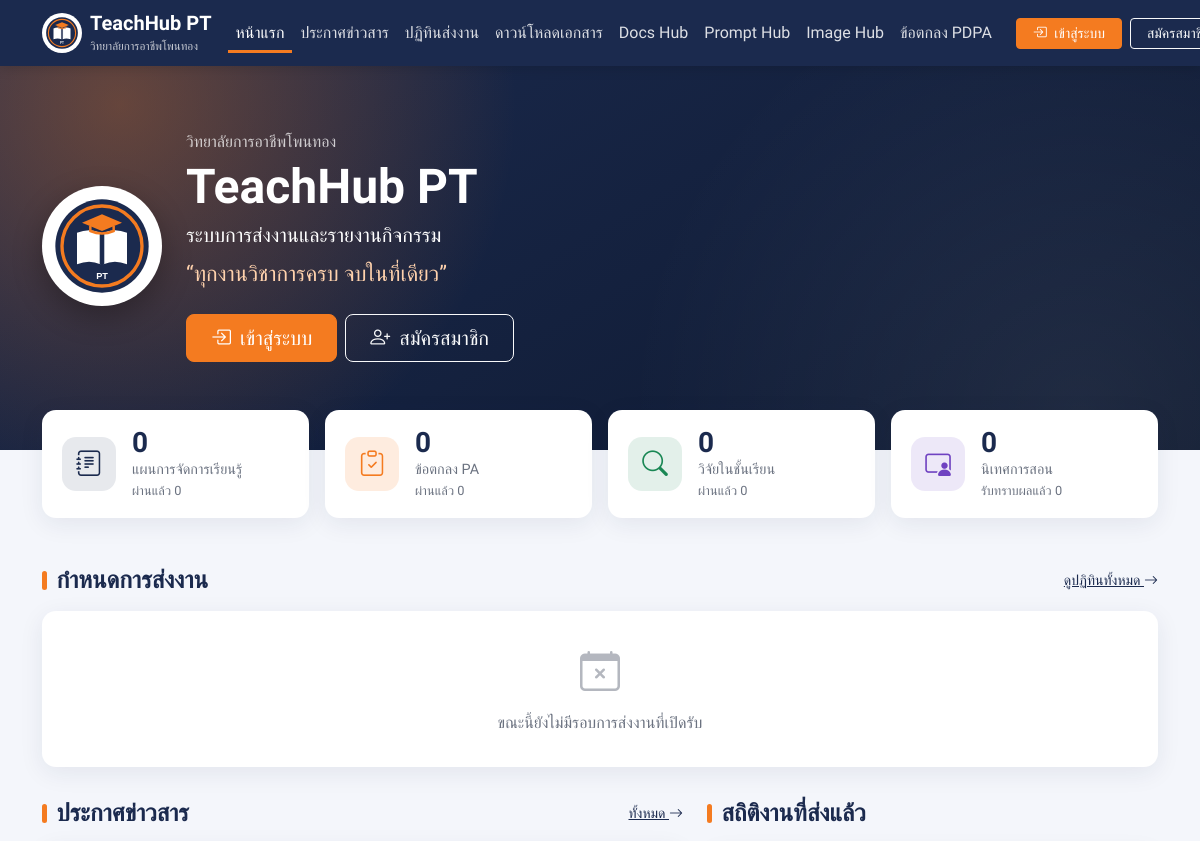
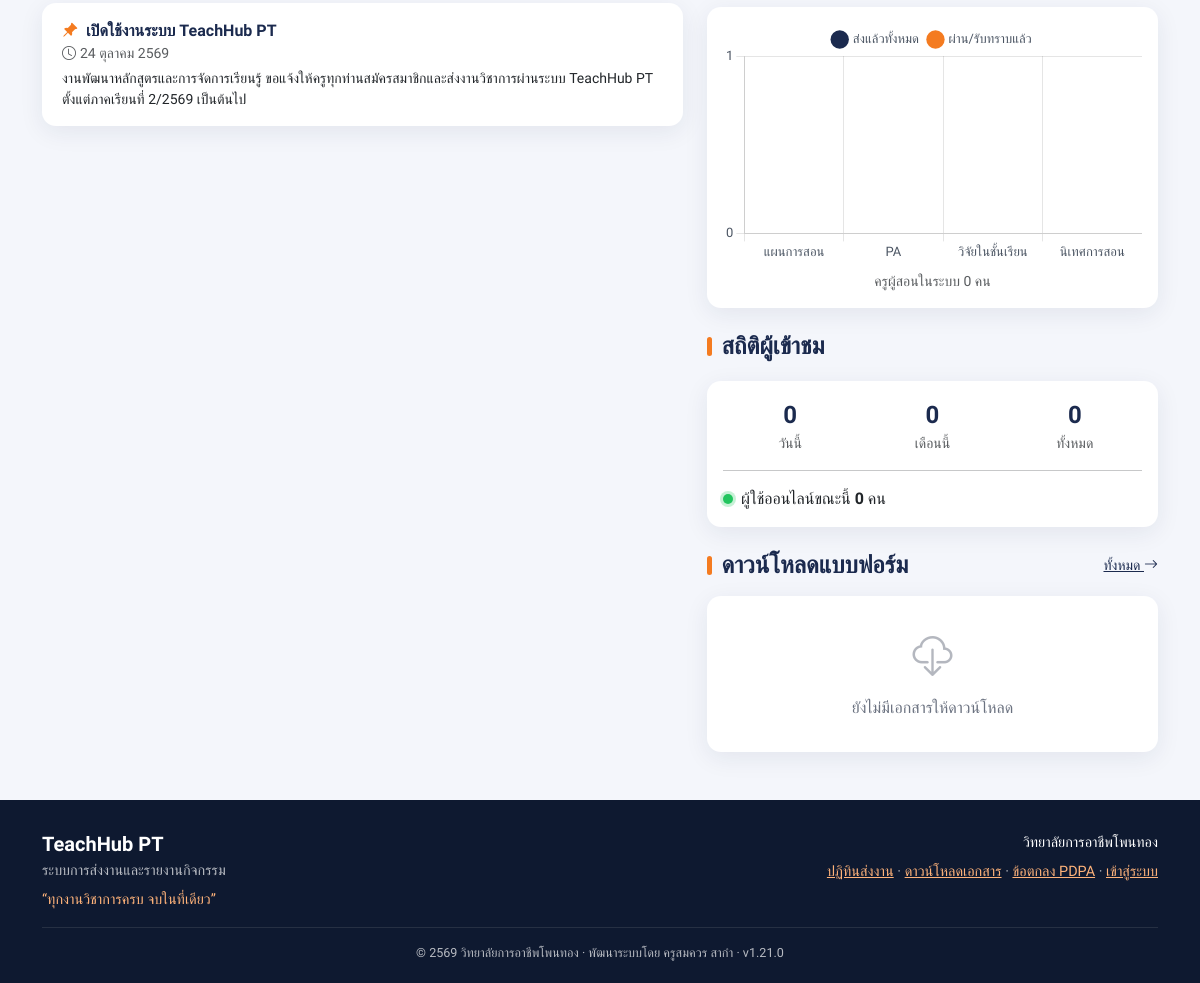
The page / on the database its author committed (2 pictures, top to bottom).
### tables this page shows
CREATE TABLE `announcements` (
  `id`            INT UNSIGNED NOT NULL AUTO_INCREMENT,
  `title`         VARCHAR(255) NOT NULL,
  `content`       TEXT NOT NULL,
  `is_pinned`     TINYINT(1) NOT NULL DEFAULT 0,
  `is_published`  TINYINT(1) NOT NULL DEFAULT 1,
  `views`         INT UNSIGNED NOT NULL DEFAULT 0,
  `created_by`    INT UNSIGNED NULL,
  `published_at`  DATETIME NOT NULL DEFAULT CURRENT_TIMESTAMP,
  `created_at`    DATETIME NOT NULL DEFAULT CURRENT_TIMESTAMP,
  `updated_at`    DATETIME NULL ON UPDATE CURRENT_TIMESTAMP,
  PRIMARY KEY (`id`),
  KEY `idx_announce_published` (`is_published`, `is_pinned`, `published_at`),
  KEY `idx_announce_created_by` (`created_by`),
  CONSTRAINT `fk_announce_created_by` FOREIGN KEY (`created_by`)
    REFERENCES `users` (`id`) ON UPDATE CASCADE ON DELETE SET NULL
);

### includes/functions.php (called while the page is built, shortened)
<?php
function db_query(string $sql, string $types = '', array $params = []): mysqli_stmt
{
    $stmt = db()->prepare($sql);
    if ($types !== '') {
        $stmt->bind_param($types, ...$params);
    }
    $stmt->execute();
    return $stmt;
}
function db_all(string $sql, string $types = '', array $params = []): array
{
    $stmt = db_query($sql, $types, $params);
    $res = $stmt->get_result();
    $rows = $res ? $res->fetch_all(MYSQLI_ASSOC) : [];
    return $rows;
}
function db_one(string $sql, string $types = '', array $params = []): ?array
{
    $stmt = db_query($sql, $types, $params);
    $res = $stmt->get_result();
    $row = $res ? $res->fetch_assoc() : null;
    return $row ?: null;
}
function db_value(string $sql, string $types = '', array $params = [])
{
    $row = db_one($sql, $types, $params);
    return $row ? reset($row) : null;
}
function settings_all(bool $refresh = false): array
{
    static $cache = null;
    if ($cache === null || $refresh) {
        $cache = [];
        foreach (db_all('SELECT setting_key, setting_value FROM settings') as $r) {
            $cache[$r['setting_key']] = $r['setting_value'];
        }
    }
    return $cache;
}
function setting(string $key, $default = '')
{
    $all = settings_all();
    return (isset($all[$key]) && $all[$key] !== '') ? $all[$key] : $default;
}
function setting_save(string $key, string $value): void
{
    settings_all(true);
}
function college_name(): string
{
    return setting('college_name', 'วิทยาลัยการอาชีพโพนทอง');
}
function system_name(): string
{
    return setting('system_name', APP_NAME);
}
function logo_url(): string
{
    $logo = (string)setting('logo');
    return $logo !== '' ? url('public/logo.php') . '?v=' . substr(md5($logo), 0, 8) : asset('img/logo.svg');
}
function e($value): string
{
    return htmlspecialchars((string)($value ?? ''), ENT_QUOTES | ENT_SUBSTITUTE, 'UTF-8');
}
function url(string $path = ''): string
{
    return BASE_URL . '/' . ltrim($path, '/');
}
function asset(string $path): string
{
    $file = APP_ROOT . '/assets/' . ltrim($path, '/');
    $ver = is_file($file) ? filemtime($file) : APP_VERSION;
    return url('assets/' . ltrim($path, '/')) . '?v=' . $ver;
}
function thai_months(bool $short = true): array
{
    return $short
        ? [1 => 'ม.ค.', 'ก.พ.', 'มี.ค.', 'เม.ย.', 'พ.ค.', 'มิ.ย.', 'ก.ค.', 'ส.ค.', 'ก.ย.', 'ต.ค.', 'พ.ย.', 'ธ.ค.']
        : [1 => 'มกราคม', 'กุมภาพันธ์', 'มีนาคม', 'เมษายน', 'พฤษภาคม', 'มิถุนายน',
            'กรกฎาคม', 'สิงหาคม', 'กันยายน', 'ตุลาคม', 'พฤศจิกายน', 'ธันวาคม'];
}
function thai_date(?string $datetime, bool $withTime = false, bool $longMonth = false): string
{
    $ts = strtotime($datetime);
    $months = thai_months(!$longMonth);
    $text = (int)date('j', $ts) . ' ' . $months[(int)date('n', $ts)] . ' ' . ((int)date('Y', $ts) + 543);
    return $text;
}
function submission_table(string $type): string
{
    $map = [
        'lesson_plan' => 'lesson_plans',
        'pa'          => 'pa_submissions',
        'research'    => 'research_submissions',
    ];
    return $map[$type];
}
function submission_types(): array
{
    return ['lesson_plan', 'pa', 'research'];
}
function submission_type_icon(string $type): string
{
    $map = [
        'lesson_plan' => 'bi-journal-text',
        'pa'          => 'bi-clipboard-check',
        'research'    => 'bi-search',
        'supervision' => 'bi-person-video3',
        'student_eval' => 'bi-qr-code',
    ];
    return $map[$type] ?? 'bi-file-earmark';
}
function str_limit(string $text, int $limit = 120): string
{
    $text = trim(preg_replace('/\s+/u', ' ', strip_tags($text)));
    return mb_strlen($text) > $limit ? mb_substr($text, 0, $limit) . '…' : $text;
}

### config/db.php (called while the page is built, shortened)
<?php
function db(): mysqli
{
    static $conn = null;
    if ($conn instanceof mysqli) {
        return $conn;
    }
    try {
        $conn = new mysqli(DB_HOST, DB_USER, DB_PASS, DB_NAME, DB_PORT);
        $conn->set_charset('utf8mb4');
        $conn->query("SET time_zone = '+07:00'");
    } catch (mysqli_sql_exception $ex) {
        error_log('DB connect error: ' . $ex->getMessage());
        http_response_code(500);
        $msg = (defined('APP_DEBUG') && APP_DEBUG) ? htmlspecialchars($ex->getMessage(), ENT_QUOTES, 'UTF-8') : '';
        exit('<div style="font-family:sans-serif;padding:2rem">ไม่สามารถเชื่อมต่อฐานข้อมูลได้ กรุณาตรวจสอบการตั้งค่าใน config/db.php<br><small>' . $msg . '</small></div>');
    }
    return $conn;
}

### includes/presence.php (called while the page is built, shortened)
<?php
function presence_online_count(): int
{
    try {
        return (int)db_value(
            "SELECT COUNT(*) FROM users WHERE status = 'active'
             AND last_seen_at >= NOW() - INTERVAL " . PRESENCE_ONLINE_MIN . ' MINUTE'
        );
    } catch (Throwable $ex) {
        return 0;
    }
}
function visit_track(): void
{
    try {
        $salt = (string)setting('visit_salt');
        if ($salt === '') {
            $salt = bin2hex(random_bytes(16));
            setting_save('visit_salt', $salt);
        }
    } catch (Throwable $ex) {
        error_log('visit_track: ' . $ex->getMessage());
    }
}
function visit_stats(): array
{
    try {
        $row = db_one(
            "SELECT COALESCE(SUM(IF(visit_date = CURDATE(), visits, 0)), 0) AS today,
                    COALESCE(SUM(IF(visit_date >= DATE_FORMAT(CURDATE(), '%Y-%m-01'), visits, 0)), 0) AS month,
                    COALESCE(SUM(visits), 0) AS total
             FROM site_visit_daily"
        );
        return array_map('intval', $row ?: ['today' => 0, 'month' => 0, 'total' => 0]);
    } catch (Throwable $ex) {
        return ['today' => 0, 'month' => 0, 'total' => 0];
    }
}

### includes/auth.php (called while the page is built, shortened)
<?php
function is_logged_in(): bool
{
    return !empty($_SESSION['user_id']);
}
function current_user(bool $refresh = false): ?array
{
    static $user = null;
    if (!is_logged_in()) {
        return null;
    }
    return $user;
}

### public/index.php (the view, shortened to what this page needs)
<?php
$stats = [];
foreach (submission_types() as $t) {
    $table = submission_table($t);
    $row = db_one("SELECT COUNT(*) AS total, SUM(status = 'approved') AS approved FROM `$table`");
    $stats[$t] = ['total' => (int)$row['total'], 'approved' => (int)$row['approved']];
}
$stats['supervision'] = [
    'total'    => (int)db_value('SELECT COUNT(*) FROM supervision_results'),
    'approved' => (int)db_value('SELECT COUNT(*) FROM supervision_results WHERE acknowledged_at IS NOT NULL'),
];
$teacherCount = (int)db_value(
    "SELECT COUNT(*) FROM users WHERE status = 'active' AND role IN ('teacher','supervisor')"
);
$rounds = db_all(
    "SELECT * FROM submission_rounds
     WHERE is_active = 1 AND (close_at >= NOW() OR (allow_late = 1 AND close_at >= NOW() - INTERVAL 30 DAY))
     ORDER BY (open_at > NOW()), close_at ASC
     LIMIT 6"
);
$news = db_all(
    'SELECT id, title, content, is_pinned, published_at FROM announcements
     WHERE is_published = 1 AND published_at <= NOW()
     ORDER BY is_pinned DESC, published_at DESC LIMIT 5'
);
$docs = db_all(
    'SELECT id, title, category, original_name, file_size FROM downloads
     WHERE is_active = 1 AND stored_name IS NOT NULL ORDER BY created_at DESC LIMIT 5'
);
$logo = logo_url();
require APP_ROOT . '/includes/public_header.php';
?>
<section class="hero">
    <div class="container">
        <div class="row align-items-center g-4">
            <div class="col-md-auto text-center">
                <img src="<?= e($logo) ?>" alt="โลโก้<?= e(college_name()) ?>" class="hero-logo">
            </div>
            <div class="col-md">
                <div class="opacity-75 mb-1"><?= e(college_name()) ?></div>
                <h1 class="mb-1"><?= e(system_name()) ?></h1>
                <div class="fs-5 mb-2"><?= e(setting('system_fullname', 'ระบบการส่งงานและรายงานกิจกรรม')) ?></div>
                <div class="slogan mb-4">“<?= e(setting('slogan', 'ทุกงานวิชาการครบ จบในที่เดียว')) ?>”</div>
                <div class="d-flex flex-wrap gap-2 justify-content-center justify-content-md-start">
                    <?php if ($viewer): ?>
                        <a href="<?= e(url(dashboard_url($viewer['role']))) ?>" class="btn btn-accent btn-lg px-4">
                            <i class="bi bi-speedometer2 me-1"></i> เข้าสู่หน้าทำงาน</a>
                    <?php else: ?>
                        <a href="<?= e(url('auth/login.php')) ?>" class="btn btn-accent btn-lg px-4">
                            <i class="bi bi-box-arrow-in-right me-1"></i> เข้าสู่ระบบ</a>
                        <?php if (setting('allow_register', '1') === '1'): ?>
                            <a href="<?= e(url('auth/register.php')) ?>" class="btn btn-outline-light btn-lg px-4">
                                <i class="bi bi-person-plus me-1"></i> สมัครสมาชิก</a>
                        <?php endif; ?>
                    <?php endif; ?>
                </div>
            </div>
        </div>
    </div>
</section>
<div class="container">
    <div class="row g-3 hero-stats">
        <?php
        $cards = [
            'lesson_plan' => ['ic-navy', 'แผนการจัดการเรียนรู้'],
            'pa'          => ['ic-orange', 'ข้อตกลง PA'],
            'research'    => ['ic-green', 'วิจัยในชั้นเรียน'],
            'supervision' => ['ic-purple', 'นิเทศการสอน'],
        ];
        foreach ($cards as $t => [$ic, $label]): ?>
            <div class="col-6 col-lg-3">
                <div class="stat-card">
                    <div class="stat-icon <?= $ic ?>"><i class="bi <?= e(submission_type_icon($t)) ?>"></i></div>
                    <div>
                        <div class="stat-value"><?= number_format($stats[$t]['total']) ?></div>
                        <div class="stat-label"><?= e($label) ?></div>
                        <div class="stat-sub"><?= $t === 'supervision' ? 'รับทราบผลแล้ว' : 'ผ่านแล้ว' ?> <?= number_format($stats[$t]['approved']) ?></div>
                    </div>
                </div>
            </div>
        <?php endforeach; ?>
    </div>
    <div class="d-flex align-items-center mt-5 mb-3">
        <h4 class="section-title mb-0">กำหนดการส่งงาน</h4>
        <a href="<?= e(url('public/calendar.php')) ?>" class="ms-auto small">ดูปฏิทินทั้งหมด <i class="bi bi-arrow-right"></i></a>
    </div>
    <?php if ($rounds): ?>
        <div class="row g-3">
            <?php foreach ($rounds as $r): ?>
                <div class="col-md-6 col-lg-4"><?= round_card_html($r) ?></div>
            <?php endforeach; ?>
        </div>
    <?php else: ?>
        <div class="card"><div class="empty-state"><i class="bi bi-calendar-x"></i>ขณะนี้ยังไม่มีรอบการส่งงานที่เปิดรับ</div></div>
    <?php endif; ?>
    <div class="row g-4 mt-2">
        <div class="col-lg-7">
            <div class="d-flex align-items-center mb-3">
                <h4 class="section-title mb-0">ประกาศข่าวสาร</h4>
                <a href="<?= e(url('public/announcements.php')) ?>" class="ms-auto small">ทั้งหมด <i class="bi bi-arrow-right"></i></a>
            </div>
            <div class="card">
                <?php if ($news): ?>
                    <?php foreach ($news as $n): ?>
                        <a class="news-item" href="<?= e(url('public/announcements.php?id=' . (int)$n['id'])) ?>">
                            <div class="news-title">
                                <?php if ($n['is_pinned']): ?><i class="bi bi-pin-angle-fill text-accent me-1"></i><?php endif; ?>
                                <?= e($n['title']) ?>
                            </div>
                            <div class="small text-muted mb-1"><i class="bi bi-clock me-1"></i><?= e(thai_date($n['published_at'], false, true)) ?></div>
                            <div class="small"><?= e(str_limit($n['content'], 140)) ?></div>
                        </a>
                    <?php endforeach; ?>
                <?php else: ?>
                    <div class="empty-state"><i class="bi bi-megaphone"></i>ยังไม่มีประกาศ</div>
                <?php endif; ?>
            </div>
        </div>
        <div class="col-lg-5">
            <h4 class="section-title">สถิติงานที่ส่งแล้ว</h4>
            <div class="card mb-4">
                <div class="card-body">
                    <div class="chart-box-sm"><canvas id="statChart" aria-label="กราฟจำนวนงานที่ส่งแยกตามประเภท"></canvas></div>
                    <div class="small text-muted text-center mt-2">ครูผู้สอนในระบบ <?= number_format($teacherCount) ?> คน</div>
                </div>
            </div>
            <?php
            $visits = visit_stats();
            $onlineCount = presence_online_count();
            ?>
            <h4 class="section-title">สถิติผู้เข้าชม</h4>
            <div class="card mb-4">
                <div class="card-body">
                    <div class="row g-2 text-center">
                        <?php foreach (['today' => 'วันนี้', 'month' => 'เดือนนี้', 'total' => 'ทั้งหมด'] as $k => $label): ?>
                            <div class="col-4">
                                <div class="fs-4 fw-bold text-primary-th"><?= number_format($visits[$k]) ?></div>
                                <div class="small text-muted"><?= e($label) ?></div>
                            </div>
                        <?php endforeach; ?>
                    </div>
                    <hr>
                    <div class="d-flex align-items-center gap-2">
                        <span class="online-dot"></span>
                        <span>ผู้ใช้ออนไลน์ขณะนี้ <strong><?= number_format($onlineCount) ?></strong> คน</span>
                    </div>
                </div>
            </div>
            <div class="d-flex align-items-center mb-3">
                <h4 class="section-title mb-0">ดาวน์โหลดแบบฟอร์ม</h4>
                <a href="<?= e(url('public/downloads.php')) ?>" class="ms-auto small">ทั้งหมด <i class="bi bi-arrow-right"></i></a>
            </div>
            <div class="card">
                <?php if ($docs): ?>
                    <div class="list-group list-group-flush rounded-3">
                        <?php foreach ($docs as $d): ?>
                            <a class="list-group-item list-group-item-action d-flex align-items-center gap-3 py-3"
                               href="<?= e(url('public/download.php?id=' . (int)$d['id'])) ?>">
                                <i class="bi <?= e(file_icon($d['original_name'])) ?> fs-3"></i>
                                <span class="flex-grow-1">
                                    <span class="fw-semibold d-block"><?= e($d['title']) ?></span>
                                    <small class="text-muted"><?= e(download_categories()[$d['category']] ?? '') ?> · <?= e(format_bytes((int)$d['file_size'])) ?></small>
                                </span>
                                <i class="bi bi-download text-accent"></i>
                            </a>
                        <?php endforeach; ?>
                    </div>
                <?php else: ?>
                    <div class="empty-state"><i class="bi bi-cloud-download"></i>ยังไม่มีเอกสารให้ดาวน์โหลด</div>
                <?php endif; ?>
            </div>
        </div>
    </div>
</div>
<?php
require APP_ROOT . '/includes/public_footer.php';

### rows shown on the page
announcements: is_pinned 1 (drawn), title "เปิดใช้งานระบบ TeachHub PT", published_at "24 ตุลาคม 2569", content "งานพัฒนาหลักสูตรและการจัดการเรียนรู้ ขอแจ้งให้ครูทุกท่านสมัครสมาชิกและส่งงานวิชาการผ่านระบบ TeachHub PT ตั้งแต่ภาคเรียนที่ 2/2569 เป็นต้นไป"

### other values the page prints
system_name() "TeachHub PT"
college_name() "วิทยาลัยการอาชีพโพนทอง"
$label "หน้าแรก"
$label "ประกาศข่าวสาร"
$label "ปฏิทินส่งงาน"
$label "ดาวน์โหลดเอกสาร"
$label "Docs Hub"
$label "Prompt Hub"
$label "Image Hub"
$label "ข้อตกลง PDPA"
setting('system_fullname', 'ระบบการส่งงานและรายงานกิจกรรม') "ระบบการส่งงานและรายงานกิจกรรม"
setting('slogan', 'ทุกงานวิชาการครบ จบในที่เดียว') "ทุกงานวิชาการครบ จบในที่เดียว"
$stats[$t]['total'] "0"
$label "แผนการจัดการเรียนรู้"
$stats[$t]['approved'] "0"
